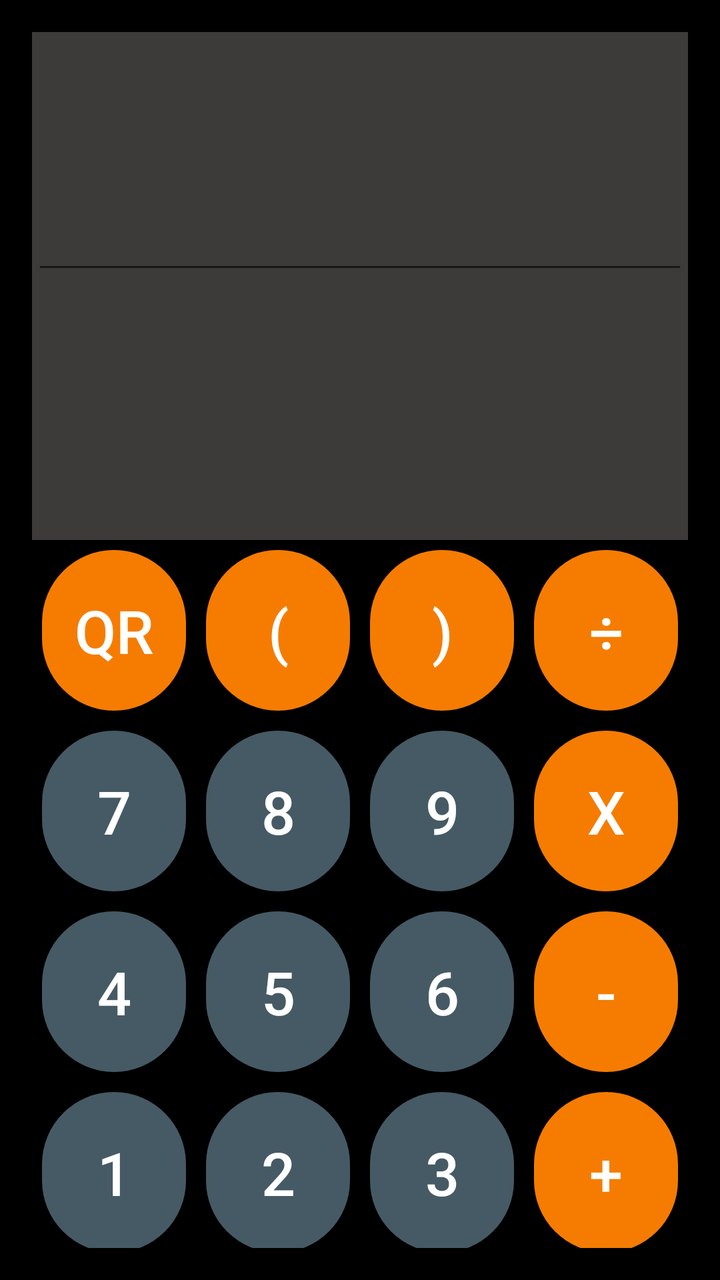
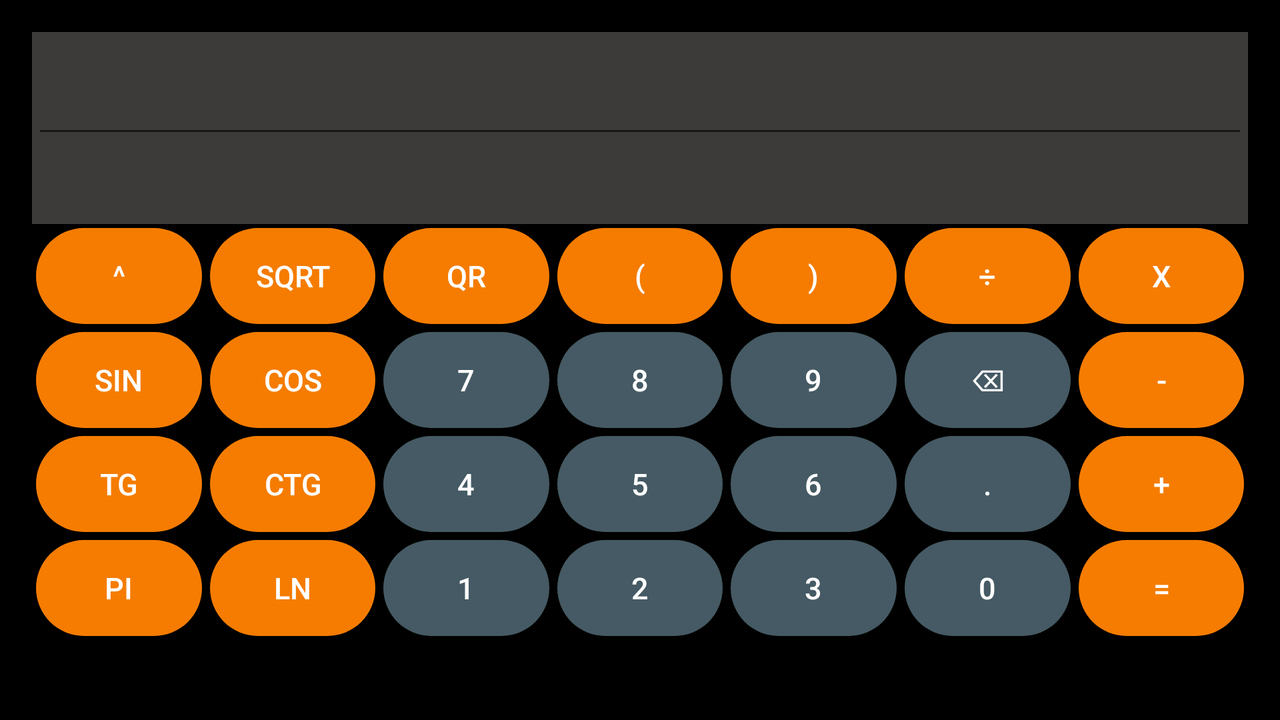

The same Android screen from two of the app's own layout files: first res/layout/ as a phone draws it, then the repository's variant for another configuration, drawn on a device whose configuration selects that folder. Both files follow.
<!-- AndroidManifest.xml: activity theme Theme.Calculator -->
<!-- res/layout/activity_main.xml -->
<LinearLayout xmlns:android="http://schemas.android.com/apk/res/android"
    xmlns:tools="http://schemas.android.com/tools"
    android:layout_width="match_parent"
    android:layout_height="match_parent"
    android:background="@android:color/black"
    android:orientation="vertical"
    android:padding="16dp"
    tools:context=".MainActivity">

    <LinearLayout xmlns:android="http://schemas.android.com/apk/res/android"
        xmlns:tools="http://schemas.android.com/tools"
        android:background="@color/customGray"
        android:layout_width="match_parent"
        android:layout_height="wrap_content"
        android:orientation="vertical"
        android:paddingVertical="16dp"
        >
        <EditText
            android:id="@+id/displayEditText"
            android:layout_width="match_parent"
            android:layout_height="110sp"
            android:text=""
            android:lines="2"
            android:maxLines="2"
            android:textAlignment="textEnd"
            android:layout_marginBottom="16dp"
            android:textColor="@android:color/white"
            android:textSize="40sp"
            />
        <TextView
            android:id="@+id/resultText"
            android:layout_width="match_parent"
            android:layout_height="80sp"
            android:layout_marginBottom="16dp"
            android:textColor="@android:color/white"
            android:textAlignment="textEnd"

            android:textSize="24sp" />
    </LinearLayout>

    <GridLayout
        android:layout_width="match_parent"
        android:layout_height="wrap_content"
        android:columnCount="4">














        <Button
            android:id="@+id/scanButton"
            style="@style/ActionButtonStyle"
            android:layout_width="0dp"
            android:layout_height="wrap_content"
            android:layout_row="0"
            android:layout_column="0"
            android:layout_columnWeight="1"
            android:text="QR"
            android:layout_margin="5sp"
            android:paddingVertical="20sp"
            android:textSize="30sp" />

        <Button
            android:id="@+id/buttonOpenBrackets"
            style="@style/ActionButtonStyle"
            android:layout_width="0dp"
            android:layout_height="wrap_content"
            android:layout_row="0"
            android:layout_column="1"
            android:layout_columnWeight="1"
            android:onClick="onOpenBracket"
            android:text="@string/openBracket"
            android:layout_margin="5sp"
            android:paddingVertical="20sp"
            android:textSize="30sp" />


        <Button
            android:id="@+id/buttonCloseBrackets"
            style="@style/ActionButtonStyle"
            android:layout_width="0dp"
            android:layout_height="wrap_content"
            android:layout_row="0"
            android:layout_column="2"
            android:layout_columnWeight="1"
            android:onClick="onCloseBracket"
            android:text="@string/closeBracket"
            android:layout_margin="5sp"
            android:paddingVertical="20sp"
            android:textSize="30sp" />

        <Button
            android:id="@+id/buttonDivide"
            style="@style/ActionButtonStyle"
            android:layout_width="0dp"
            android:layout_height="wrap_content"
            android:layout_row="0"
            android:layout_column="3"
            android:layout_columnWeight="1"
            android:onClick="onDivideClick"
            android:text="@string/divideText"
            android:layout_margin="5sp"
            android:paddingVertical="20sp"
            android:textSize="30sp" />

        <Button
            android:id="@+id/button7"
            style="@style/NumberButtonStyle"
            android:layout_width="0dp"
            android:layout_height="wrap_content"
            android:layout_columnWeight="1"
            android:onClick="onDigitClick"
            android:text="7"
            android:layout_row="1"
            android:layout_column="0"
            android:layout_margin="5sp"
            android:paddingVertical="20sp"
            android:textSize="30sp" />

        <Button
            android:id="@+id/button8"
            style="@style/NumberButtonStyle"
            android:layout_width="0dp"
            android:layout_height="wrap_content"
            android:layout_columnWeight="1"
            android:onClick="onDigitClick"
            android:text="8"
            android:layout_row="1"
            android:layout_column="1"
            android:layout_margin="5sp"
            android:paddingVertical="20sp"
            android:textSize="30sp" />
        <Button
            android:id="@+id/button9"
            style="@style/NumberButtonStyle"
            android:layout_width="0dp"
            android:layout_height="wrap_content"
            android:layout_columnWeight="1"
            android:onClick="onDigitClick"
            android:text="9"
            android:layout_row="1"
            android:layout_column="2"
            android:layout_margin="5sp"
            android:paddingVertical="20sp"
            android:textSize="30sp" />

        <Button
            android:id="@+id/buttonMultiply"
            style="@style/ActionButtonStyle"
            android:layout_width="0dp"
            android:layout_height="wrap_content"
            android:layout_columnWeight="1"
            android:onClick="onMultiplyClick"
            android:text="@string/multiplyText"
            android:layout_row="1"
            android:layout_column="3"
            android:layout_margin="5sp"
            android:paddingVertical="20sp"
            android:textSize="30sp" />
        <Button
            android:id="@+id/button6"
            style="@style/NumberButtonStyle"
            android:layout_width="0dp"
            android:layout_height="wrap_content"
            android:layout_columnWeight="1"
            android:onClick="onDigitClick"
            android:text="6"
            android:layout_row="2"
            android:layout_column="2"
            android:layout_margin="5sp"
            android:paddingVertical="20sp"
            android:textSize="30sp" />
        <Button
            android:id="@+id/button5"
            style="@style/NumberButtonStyle"
            android:layout_width="0dp"
            android:layout_height="wrap_content"
            android:layout_columnWeight="1"
            android:onClick="onDigitClick"
            android:text="5"
            android:layout_row="2"
            android:layout_column="1"
            android:layout_margin="5sp"
            android:paddingVertical="20sp"
            android:textSize="30sp" />
        <Button
            android:id="@+id/button4"
            style="@style/NumberButtonStyle"
            android:layout_width="0dp"
            android:layout_height="wrap_content"
            android:layout_columnWeight="1"
            android:onClick="onDigitClick"
            android:text="4"
            android:layout_row="2"
            android:layout_column="0"
            android:layout_margin="5sp"
            android:paddingVertical="20sp"
            android:textSize="30sp" />

        <Button
            android:id="@+id/buttonSubtract"
            style="@style/ActionButtonStyle"
            android:layout_width="0dp"
            android:layout_height="wrap_content"
            android:layout_columnWeight="1"
            android:onClick="onSubstractClick"
            android:text="@string/substractText"
            android:layout_row="2"
            android:layout_column="3"
            android:layout_margin="5sp"
            android:paddingVertical="20sp"
            android:textSize="30sp" />

        <Button
            android:id="@+id/button1"

            style="@style/NumberButtonStyle"
            android:layout_width="0dp"
            android:layout_height="wrap_content"
            android:layout_row="3"
            android:layout_column="0"
            android:layout_columnWeight="1"
            android:onClick="onDigitClick"
            android:text="@string/_1"
            android:layout_margin="5sp"
            android:paddingVertical="20sp"
            android:textSize="30sp" />

        <Button
            android:id="@+id/button2"

            style="@style/NumberButtonStyle"
            android:layout_width="0dp"
            android:layout_height="wrap_content"
            android:layout_row="3"
            android:layout_column="1"
            android:layout_columnWeight="1"
            android:onClick="onDigitClick"
            android:text="2"
            android:layout_margin="5sp"
            android:paddingVertical="20sp"
            android:textSize="30sp" />
        <Button
            android:id="@+id/button3"
            style="@style/NumberButtonStyle"
            android:layout_width="0dp"
            android:layout_height="wrap_content"
            android:layout_columnWeight="1"
            android:onClick="onDigitClick"
            android:text="3"
            android:layout_row="3"
            android:layout_column="2"
            android:layout_margin="5sp"
            android:paddingVertical="20sp"
            android:textSize="30sp" />

        <Button
            android:id="@+id/buttonAdd"
            style="@style/ActionButtonStyle"
            android:layout_width="0dp"
            android:layout_height="wrap_content"
            android:layout_columnWeight="1"
            android:onClick="onAddClick"
            android:text="@string/addText"
            android:layout_row="3"
            android:layout_column="3"
            android:layout_margin="5sp"
            android:paddingVertical="20sp"
            android:textSize="30sp" />

        <Button
            android:id="@+id/button0"
            style="@style/NumberButtonStyle"
            android:layout_width="0dp"
            android:layout_height="wrap_content"
            android:layout_row="4"
            android:layout_column="0"
            android:layout_columnWeight="1"
            android:onClick="onDigitClick"
            android:text="0"
            android:layout_margin="5sp"
            android:paddingVertical="20sp"
            android:textSize="30sp" />

        <Button
            android:id="@+id/buttonDot"
            style="@style/NumberButtonStyle"
            android:layout_width="0dp"
            android:layout_height="wrap_content"
            android:layout_columnWeight="1"
            android:onClick="onDigitClick"
            android:text="."
            android:layout_row="4"
            android:layout_column="1"
            android:layout_margin="5sp"
            android:paddingVertical="20sp"
            android:textSize="30sp" />

        <Button
            android:id="@+id/buttonBackspace"
            style="@style/NumberButtonStyle"
            android:layout_width="0dp"
            android:layout_height="wrap_content"
            android:layout_columnWeight="1"
            android:onClick="onBackspaceClick"
            android:text="⌫"
            android:layout_row="4"
            android:layout_column="2"
            android:layout_margin="5sp"
            android:paddingVertical="20sp"
            android:textSize="30sp" />

        <Button
            android:id="@+id/buttonEquals"
            style="@style/ActionButtonStyle"
            android:layout_width="0dp"
            android:layout_height="wrap_content"
            android:layout_columnWeight="1"
            android:onClick="onEqualsClick"
            android:text="="
            android:layout_row="4"
            android:layout_column="3"
            android:layout_margin="5sp"
            android:paddingVertical="20sp"
            android:textSize="30sp" />
    </GridLayout>

</LinearLayout>
<!-- resources referenced by this layout -->
<resources>
  <color name="customGray">#3d3a3a</color>
  <string name="_1">1</string>
  <string name="addText">+</string>
  <string name="closeBracket">)</string>
  <string name="divideText">÷</string>
  <string name="multiplyText">x</string>
  <string name="openBracket">(</string>
  <string name="substractText">-</string>
  <style name="ActionButtonStyle">
          <item name="android:background">@drawable/round_button_background_action</item>
          <item name="android:layout_width">0dp</item>
          <item name="android:layout_height">match_parent</item>
          <item name="android:layout_weight">1</item>
          <item name="android:textSize">21sp</item>
          <item name="android:textColor">@android:color/white</item>
          <item name="android:gravity">center</item>
          <item name="android:layout_margin">0.5dp</item>
      </style>
  <style name="NumberButtonStyle">
          <item name="android:layout_width">0dp</item>
          <item name="android:layout_height">match_parent</item>
          <item name="android:layout_weight">1</item>
          <item name="android:background">@drawable/round_button_background_number</item>
          <item name="android:textSize">21sp</item>
          <item name="android:textColor">@android:color/white</item>
          <item name="android:gravity">center</item>
          <item name="android:layout_margin">0.5dp</item>
      </style>
  <style name="Theme.Calculator" parent="android:Theme.Material.Light.NoActionBar" />
  <!-- drawable round_button_background_action (drawable) -->
  <shape xmlns:android="http://schemas.android.com/apk/res/android"
      android:shape="rectangle">
      <solid android:color="@color/actionButton" />
      <corners android:radius="50dp" />
  </shape>
  <!-- drawable round_button_background_number (drawable) -->
  <shape xmlns:android="http://schemas.android.com/apk/res/android"
      android:shape="rectangle">
      <solid android:color="@color/numberButton" />
      <corners android:radius="50dp" />
  </shape>
  <color name="actionButton">#F57C00</color>
  <color name="numberButton">#455A64</color>
</resources>
<!-- res/layout-land/activity_main.xml (the repository's variant of the layout above) -->
<!-- drawn on the phone turned sideways -->
<LinearLayout xmlns:android="http://schemas.android.com/apk/res/android"
    xmlns:tools="http://schemas.android.com/tools"
    android:layout_width="match_parent"
    android:layout_height="match_parent"
    android:background="@android:color/black"
    android:orientation="vertical"
    android:padding="16dp"
    tools:context=".MainActivity">

    <LinearLayout
        android:background="@color/customGray"
        android:layout_width="match_parent"
        android:layout_height="wrap_content"
        android:orientation="vertical"
        android:paddingVertical="8dp"
        >

        <EditText
            android:id="@+id/displayEditText"
            android:layout_width="match_parent"
            android:layout_height="50sp"
            android:layout_marginBottom="5dp"
            android:lines="2"
            android:maxLines="2"
            android:text=""
            android:textAlignment="textEnd"
            android:textColor="@android:color/white"
            android:textSize="25sp" />

        <TextView
            android:id="@+id/resultText"
            android:layout_width="match_parent"
            android:layout_height="20sp"
            android:layout_marginBottom="5dp"
            android:textAlignment="textEnd"
            android:textColor="@android:color/white"

            android:textSize="16sp" />
    </LinearLayout>

    <GridLayout
        android:layout_width="match_parent"
        android:layout_height="wrap_content"
        android:columnCount="7">

        <Button
            android:id="@+id/buttonPow"
            style="@style/ActionButtonStyle"
            android:layout_width="0dp"
            android:layout_height="wrap_content"
            android:layout_row="0"
            android:layout_column="0"
            android:layout_columnWeight="1"
            android:layout_margin="2sp"


            android:onClick="onPowClick"
            android:paddingVertical="5sp"
            android:text="^"
            android:textSize="15sp" />

        <Button
            android:id="@+id/buttonSqrt"
            style="@style/ActionButtonStyle"
            android:layout_width="0dp"
            android:layout_height="wrap_content"
            android:layout_row="0"
            android:layout_column="1"
            android:layout_columnWeight="1"

            android:layout_margin="2sp"


            android:onClick="onSqrtClick"
            android:paddingVertical="5sp"


            android:text="Sqrt"
            android:textSize="15sp" />

        <Button
            android:id="@+id/buttonSin"
            style="@style/ActionButtonStyle"
            android:layout_width="0dp"
            android:layout_height="wrap_content"
            android:layout_row="1"
            android:layout_column="0"
            android:layout_columnWeight="1"

            android:layout_margin="2sp"


            android:onClick="onSinClick"
            android:paddingVertical="5sp"


            android:text="sin"
            android:textSize="15sp" />

        <Button
            android:id="@+id/buttonCos"
            style="@style/ActionButtonStyle"
            android:layout_width="0dp"
            android:layout_height="wrap_content"
            android:layout_row="1"
            android:layout_column="1"
            android:layout_columnWeight="1"
            android:layout_margin="2sp"
            android:onClick="onCosClick"
            android:paddingVertical="5sp"
            android:text="cos"
            android:textSize="15sp" />

        <Button
            android:id="@+id/buttonTg"
            style="@style/ActionButtonStyle"
            android:layout_width="0dp"
            android:layout_height="wrap_content"
            android:layout_row="2"
            android:layout_column="0"
            android:layout_columnWeight="1"
            android:layout_margin="2sp"
            android:onClick="onTgClick"
            android:paddingVertical="5sp"
            android:text="tg"
            android:textSize="15sp" />

        <Button
            android:id="@+id/buttonCtg"
            style="@style/ActionButtonStyle"
            android:layout_width="0dp"
            android:layout_height="wrap_content"
            android:layout_row="2"
            android:layout_column="1"
            android:layout_columnWeight="1"
            android:layout_margin="2sp"
            android:onClick="onCtgClick"
            android:paddingVertical="5sp"
            android:text="ctg"
            android:textSize="15sp" />

        <Button
            android:id="@+id/buttonPi"
            style="@style/ActionButtonStyle"
            android:layout_width="0dp"
            android:layout_height="wrap_content"
            android:layout_row="3"
            android:layout_column="0"
            android:layout_columnWeight="1"
            android:layout_margin="2sp"
            android:onClick="onPiClick"
            android:paddingVertical="5sp"
            android:text="Pi"
            android:textSize="15sp" />

        <Button
            android:id="@+id/buttonLn"
            style="@style/ActionButtonStyle"
            android:layout_width="0dp"
            android:layout_height="wrap_content"
            android:layout_row="3"
            android:layout_column="1"
            android:layout_columnWeight="1"
            android:layout_margin="2sp"
            android:onClick="onLnClick"
            android:paddingVertical="5sp"
            android:text="ln"
            android:textSize="15sp" />

        

        <Button
            android:id="@+id/scanButton"
            style="@style/ActionButtonStyle"
            android:layout_width="0dp"
            android:layout_height="wrap_content"
            android:layout_row="0"
            android:layout_column="2"
            android:layout_columnWeight="1"
            android:layout_margin="2sp"
            android:paddingVertical="5sp"
            android:text="QR"
            android:textSize="15sp" />

        <Button
            android:id="@+id/buttonOpenBrackets"
            style="@style/ActionButtonStyle"
            android:layout_width="0dp"
            android:layout_height="wrap_content"
            android:layout_row="0"
            android:layout_column="3"
            android:layout_columnWeight="1"

            android:layout_margin="2sp"


            android:onClick="onOpenBracket"
            android:paddingVertical="5sp"


            android:text="@string/openBracket"
            android:textSize="15sp" />


        <Button
            android:id="@+id/buttonCloseBrackets"
            style="@style/ActionButtonStyle"
            android:layout_width="0dp"
            android:layout_height="wrap_content"
            android:layout_row="0"
            android:layout_column="4"
            android:layout_columnWeight="1"

            android:layout_margin="2sp"


            android:onClick="onCloseBracket"
            android:paddingVertical="5sp"


            android:text="@string/closeBracket"
            android:textSize="15sp" />

        <Button
            android:id="@+id/buttonDivide"
            style="@style/ActionButtonStyle"
            android:layout_width="0dp"
            android:layout_height="wrap_content"
            android:layout_row="0"
            android:layout_column="5"
            android:layout_columnWeight="1"

            android:layout_margin="2sp"


            android:onClick="onDivideClick"
            android:paddingVertical="5sp"


            android:text="@string/divideText"
            android:textSize="15sp" />

        <Button
            android:id="@+id/button7"
            style="@style/NumberButtonStyle"
            android:layout_width="0dp"
            android:layout_height="wrap_content"
            android:layout_row="1"
            android:layout_column="2"
            android:layout_columnWeight="1"

            android:layout_margin="2sp"


            android:onClick="onDigitClick"
            android:paddingVertical="5sp"


            android:text="7"
            android:textSize="15sp" />

        <Button
            android:id="@+id/button8"
            style="@style/NumberButtonStyle"
            android:layout_width="0dp"
            android:layout_height="wrap_content"
            android:layout_row="1"
            android:layout_column="3"
            android:layout_columnWeight="1"

            android:layout_margin="2sp"


            android:onClick="onDigitClick"
            android:paddingVertical="5sp"


            android:text="8"
            android:textSize="15sp" />

        <Button
            android:id="@+id/button9"
            style="@style/NumberButtonStyle"
            android:layout_width="0dp"
            android:layout_height="wrap_content"
            android:layout_row="1"
            android:layout_column="4"
            android:layout_columnWeight="1"

            android:layout_margin="2sp"


            android:onClick="onDigitClick"
            android:paddingVertical="5sp"


            android:text="9"
            android:textSize="15sp" />

        <Button
            android:id="@+id/buttonMultiply"
            style="@style/ActionButtonStyle"
            android:layout_width="0dp"
            android:layout_height="wrap_content"
            android:layout_row="0"
            android:layout_column="6"
            android:layout_columnWeight="1"

            android:layout_margin="2sp"


            android:onClick="onMultiplyClick"
            android:paddingVertical="5sp"


            android:text="@string/multiplyText"
            android:textSize="15sp" />

        <Button
            android:id="@+id/button6"
            style="@style/NumberButtonStyle"
            android:layout_width="0dp"
            android:layout_height="wrap_content"
            android:layout_row="2"
            android:layout_column="4"
            android:layout_columnWeight="1"

            android:layout_margin="2sp"


            android:onClick="onDigitClick"
            android:paddingVertical="5sp"


            android:text="6"
            android:textSize="15sp" />

        <Button
            android:id="@+id/button5"
            style="@style/NumberButtonStyle"
            android:layout_width="0dp"
            android:layout_height="wrap_content"
            android:layout_row="2"
            android:layout_column="3"
            android:layout_columnWeight="1"

            android:layout_margin="2sp"


            android:onClick="onDigitClick"
            android:paddingVertical="5sp"


            android:text="5"
            android:textSize="15sp" />

        <Button
            android:id="@+id/button4"
            style="@style/NumberButtonStyle"
            android:layout_width="0dp"
            android:layout_height="wrap_content"
            android:layout_row="2"
            android:layout_column="2"
            android:layout_columnWeight="1"

            android:layout_margin="2sp"


            android:onClick="onDigitClick"
            android:paddingVertical="5sp"


            android:text="4"
            android:textSize="15sp" />

        <Button
            android:id="@+id/buttonSubtract"
            style="@style/ActionButtonStyle"
            android:layout_width="0dp"
            android:layout_height="wrap_content"
            android:layout_row="1"
            android:layout_column="6"
            android:layout_columnWeight="1"

            android:layout_margin="2sp"


            android:onClick="onSubstractClick"
            android:paddingVertical="5sp"


            android:text="@string/substractText"
            android:textSize="15sp" />

        <Button
            android:id="@+id/button1"

            style="@style/NumberButtonStyle"
            android:layout_width="0dp"
            android:layout_height="wrap_content"
            android:layout_row="3"
            android:layout_column="2"
            android:layout_columnWeight="1"

            android:layout_margin="2sp"


            android:onClick="onDigitClick"
            android:paddingVertical="5sp"


            android:text="@string/_1"
            android:textSize="15sp" />

        <Button
            android:id="@+id/button2"

            style="@style/NumberButtonStyle"
            android:layout_width="0dp"
            android:layout_height="wrap_content"
            android:layout_row="3"
            android:layout_column="3"
            android:layout_columnWeight="1"

            android:layout_margin="2sp"


            android:onClick="onDigitClick"
            android:paddingVertical="5sp"


            android:text="2"
            android:textSize="15sp" />

        <Button
            android:id="@+id/button3"
            style="@style/NumberButtonStyle"
            android:layout_width="0dp"
            android:layout_height="wrap_content"
            android:layout_row="3"
            android:layout_column="4"
            android:layout_columnWeight="1"

            android:layout_margin="2sp"


            android:onClick="onDigitClick"
            android:paddingVertical="5sp"


            android:text="3"
            android:textSize="15sp" />

        <Button
            android:id="@+id/buttonAdd"
            style="@style/ActionButtonStyle"
            android:layout_width="0dp"
            android:layout_height="wrap_content"
            android:layout_row="2"
            android:layout_column="6"
            android:layout_columnWeight="1"

            android:layout_margin="2sp"


            android:onClick="onAddClick"
            android:paddingVertical="5sp"


            android:text="@string/addText"
            android:textSize="15sp" />

        <Button
            android:id="@+id/button0"
            style="@style/NumberButtonStyle"
            android:layout_width="0dp"
            android:layout_height="wrap_content"
            android:layout_row="3"
            android:layout_column="5"
            android:layout_columnWeight="1"

            android:layout_margin="2sp"


            android:onClick="onDigitClick"
            android:paddingVertical="5sp"


            android:text="0"
            android:textSize="15sp" />

        <Button
            android:id="@+id/buttonDot"
            style="@style/NumberButtonStyle"
            android:layout_width="0dp"
            android:layout_height="wrap_content"
            android:layout_row="2"
            android:layout_column="5"
            android:layout_columnWeight="1"

            android:layout_margin="2sp"


            android:onClick="onDigitClick"
            android:paddingVertical="5sp"


            android:text="."
            android:textSize="15sp" />

        <Button
            android:id="@+id/buttonBackspace"
            style="@style/NumberButtonStyle"
            android:layout_width="0dp"
            android:layout_height="wrap_content"
            android:layout_row="1"
            android:layout_column="5"
            android:layout_columnWeight="1"

            android:layout_margin="2sp"


            android:onClick="onBackspaceClick"
            android:paddingVertical="5sp"


            android:text="⌫"
            android:textSize="15sp" />

        <Button
            android:id="@+id/buttonEquals"
            style="@style/ActionButtonStyle"
            android:layout_width="0dp"
            android:layout_height="wrap_content"
            android:layout_row="3"
            android:layout_column="6"
            android:layout_columnWeight="1"
            android:layout_margin="2sp"

            android:onClick="onEqualsClick"
            android:paddingVertical="5sp"

            android:text="="
            android:textSize="15sp" />
    </GridLayout>

</LinearLayout>
